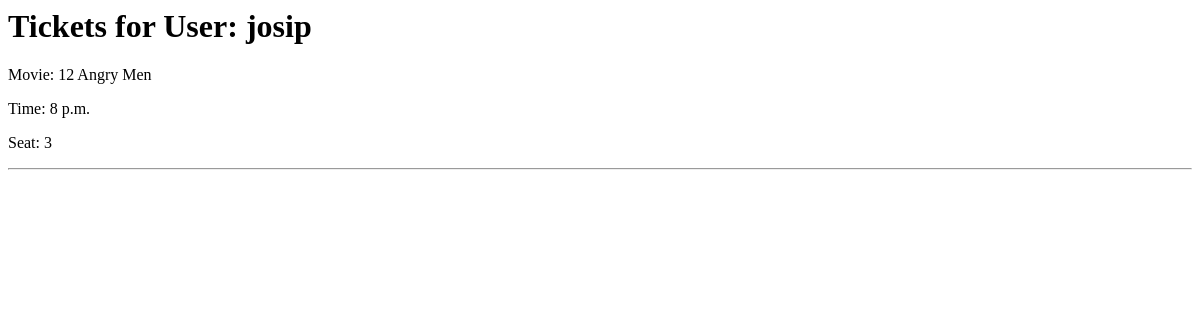
Page /tickets/1/ on the earlier database version.
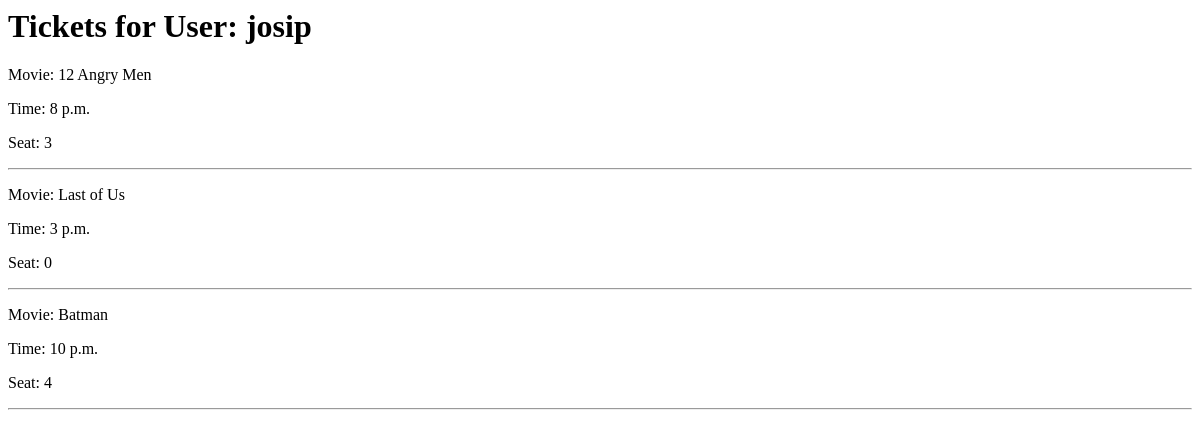
Same page on the later database version.
### KinoKarta/models.py (models this page shows, shortened)
class Karta(models.Model):
    seat = models.IntegerField(default=0)
    movie = models.ForeignKey(Projekcija, blank = True, null = True, on_delete = models.CASCADE)
    user = models.ForeignKey(User, blank = True, null = True, on_delete = models.CASCADE)

class Projekcija(models.Model):
    movie = models.CharField(max_length=50)
    time = models.TimeField()
    capacity = models.IntegerField()

### KinoKarta/views.py (the view)
# urls.py: path('tickets/<int:user_id>/', views.user_tickets, name='user_tickets'),
def user_tickets(request, user_id):
    user = User.objects.get(id=user_id)
    tickets = Karta.objects.filter(user=user)
    movies = Projekcija.objects.filter(id__in=tickets.values('movie_id'))
    context = {
        'user': user,
        'tickets': tickets,
        'movies': movies
    }
    return render(request, 'tickets.html', context)

### KinoKarta/templates/tickets.html
<h1>Tickets for User: {{ user.username }}</h1>
{% for ticket in tickets %}
  {% with movie=ticket.movie %}
    <p>Movie: {{ movie.movie }}</p>
    <p>Time: {{ movie.time }}</p>
  {% endwith %}
  <p>Seat: {{ ticket.seat }}</p>
  <hr>
{% empty %}
  <p>No tickets found for this user.</p>
{% endfor %}

Differences in the rows shown:
added Karta: movie.movie "Last of Us", movie.time "3 p.m.", seat "0"
added Karta: movie.movie "Batman", movie.time "10 p.m.", seat "4"
